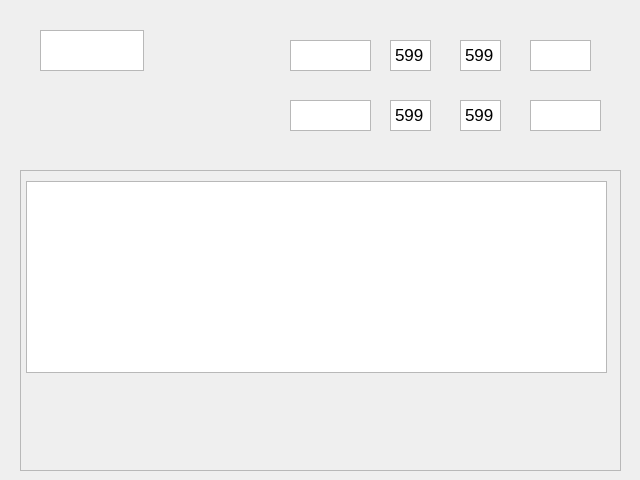
<?xml version="1.0" encoding="UTF-8"?>
<ui version="4.0">
 <class>Dialog</class>
 <widget class="QDialog" name="Dialog">
  <property name="geometry">
   <rect>
    <x>0</x>
    <y>0</y>
    <width>640</width>
    <height>480</height>
   </rect>
  </property>
  <property name="windowTitle">
   <string>Dialog</string>
  </property>
  <widget class="QScrollArea" name="scrollArea">
   <property name="geometry">
    <rect>
     <x>20</x>
     <y>170</y>
     <width>601</width>
     <height>301</height>
    </rect>
   </property>
   <property name="widgetResizable">
    <bool>true</bool>
   </property>
   <widget class="QWidget" name="scrollAreaWidgetContents">
    <property name="geometry">
     <rect>
      <x>0</x>
      <y>0</y>
      <width>599</width>
      <height>299</height>
     </rect>
    </property>
    <widget class="QTableView" name="tableView">
     <property name="geometry">
      <rect>
       <x>5</x>
       <y>10</y>
       <width>581</width>
       <height>192</height>
      </rect>
     </property>
    </widget>
   </widget>
  </widget>
  <widget class="QTextEdit" name="textEdit">
   <property name="geometry">
    <rect>
     <x>290</x>
     <y>40</y>
     <width>81</width>
     <height>31</height>
    </rect>
   </property>
  </widget>
  <widget class="QTextEdit" name="textEdit_2">
   <property name="geometry">
    <rect>
     <x>290</x>
     <y>100</y>
     <width>81</width>
     <height>31</height>
    </rect>
   </property>
  </widget>
  <widget class="QTextEdit" name="textEdit_3">
   <property name="geometry">
    <rect>
     <x>390</x>
     <y>40</y>
     <width>41</width>
     <height>31</height>
    </rect>
   </property>
   <property name="html">
    <string>&lt;!DOCTYPE HTML PUBLIC &quot;-//W3C//DTD HTML 4.0//EN&quot; &quot;http://www.w3.org/TR/REC-html40/strict.dtd&quot;&gt;
&lt;html&gt;&lt;head&gt;&lt;meta name=&quot;qrichtext&quot; content=&quot;1&quot; /&gt;&lt;style type=&quot;text/css&quot;&gt;
p, li { white-space: pre-wrap; }
&lt;/style&gt;&lt;/head&gt;&lt;body style=&quot; font-family:'.AppleSystemUIFont'; font-size:13pt; font-weight:400; font-style:normal;&quot;&gt;
&lt;p style=&quot; margin-top:0px; margin-bottom:0px; margin-left:0px; margin-right:0px; -qt-block-indent:0; text-indent:0px;&quot;&gt;599&lt;/p&gt;&lt;/body&gt;&lt;/html&gt;</string>
   </property>
  </widget>
  <widget class="QTextEdit" name="textEdit_4">
   <property name="geometry">
    <rect>
     <x>460</x>
     <y>40</y>
     <width>41</width>
     <height>31</height>
    </rect>
   </property>
   <property name="html">
    <string>&lt;!DOCTYPE HTML PUBLIC &quot;-//W3C//DTD HTML 4.0//EN&quot; &quot;http://www.w3.org/TR/REC-html40/strict.dtd&quot;&gt;
&lt;html&gt;&lt;head&gt;&lt;meta name=&quot;qrichtext&quot; content=&quot;1&quot; /&gt;&lt;style type=&quot;text/css&quot;&gt;
p, li { white-space: pre-wrap; }
&lt;/style&gt;&lt;/head&gt;&lt;body style=&quot; font-family:'.AppleSystemUIFont'; font-size:13pt; font-weight:400; font-style:normal;&quot;&gt;
&lt;p style=&quot; margin-top:0px; margin-bottom:0px; margin-left:0px; margin-right:0px; -qt-block-indent:0; text-indent:0px;&quot;&gt;599&lt;/p&gt;&lt;/body&gt;&lt;/html&gt;</string>
   </property>
  </widget>
  <widget class="QTextEdit" name="textEdit_5">
   <property name="geometry">
    <rect>
     <x>390</x>
     <y>100</y>
     <width>41</width>
     <height>31</height>
    </rect>
   </property>
   <property name="html">
    <string>&lt;!DOCTYPE HTML PUBLIC &quot;-//W3C//DTD HTML 4.0//EN&quot; &quot;http://www.w3.org/TR/REC-html40/strict.dtd&quot;&gt;
&lt;html&gt;&lt;head&gt;&lt;meta name=&quot;qrichtext&quot; content=&quot;1&quot; /&gt;&lt;style type=&quot;text/css&quot;&gt;
p, li { white-space: pre-wrap; }
&lt;/style&gt;&lt;/head&gt;&lt;body style=&quot; font-family:'.AppleSystemUIFont'; font-size:13pt; font-weight:400; font-style:normal;&quot;&gt;
&lt;p style=&quot; margin-top:0px; margin-bottom:0px; margin-left:0px; margin-right:0px; -qt-block-indent:0; text-indent:0px;&quot;&gt;599&lt;/p&gt;&lt;/body&gt;&lt;/html&gt;</string>
   </property>
  </widget>
  <widget class="QTextEdit" name="textEdit_6">
   <property name="geometry">
    <rect>
     <x>460</x>
     <y>100</y>
     <width>41</width>
     <height>31</height>
    </rect>
   </property>
   <property name="html">
    <string>&lt;!DOCTYPE HTML PUBLIC &quot;-//W3C//DTD HTML 4.0//EN&quot; &quot;http://www.w3.org/TR/REC-html40/strict.dtd&quot;&gt;
&lt;html&gt;&lt;head&gt;&lt;meta name=&quot;qrichtext&quot; content=&quot;1&quot; /&gt;&lt;style type=&quot;text/css&quot;&gt;
p, li { white-space: pre-wrap; }
&lt;/style&gt;&lt;/head&gt;&lt;body style=&quot; font-family:'.AppleSystemUIFont'; font-size:13pt; font-weight:400; font-style:normal;&quot;&gt;
&lt;p style=&quot; margin-top:0px; margin-bottom:0px; margin-left:0px; margin-right:0px; -qt-block-indent:0; text-indent:0px;&quot;&gt;599&lt;/p&gt;&lt;/body&gt;&lt;/html&gt;</string>
   </property>
  </widget>
  <widget class="QTextEdit" name="textEdit_7">
   <property name="geometry">
    <rect>
     <x>530</x>
     <y>40</y>
     <width>61</width>
     <height>31</height>
    </rect>
   </property>
  </widget>
  <widget class="QTextEdit" name="textEdit_8">
   <property name="geometry">
    <rect>
     <x>530</x>
     <y>100</y>
     <width>71</width>
     <height>31</height>
    </rect>
   </property>
  </widget>
  <widget class="QTextEdit" name="textEdit_9">
   <property name="geometry">
    <rect>
     <x>40</x>
     <y>30</y>
     <width>104</width>
     <height>41</height>
    </rect>
   </property>
  </widget>
 </widget>
 <resources/>
 <connections/>
</ui>
